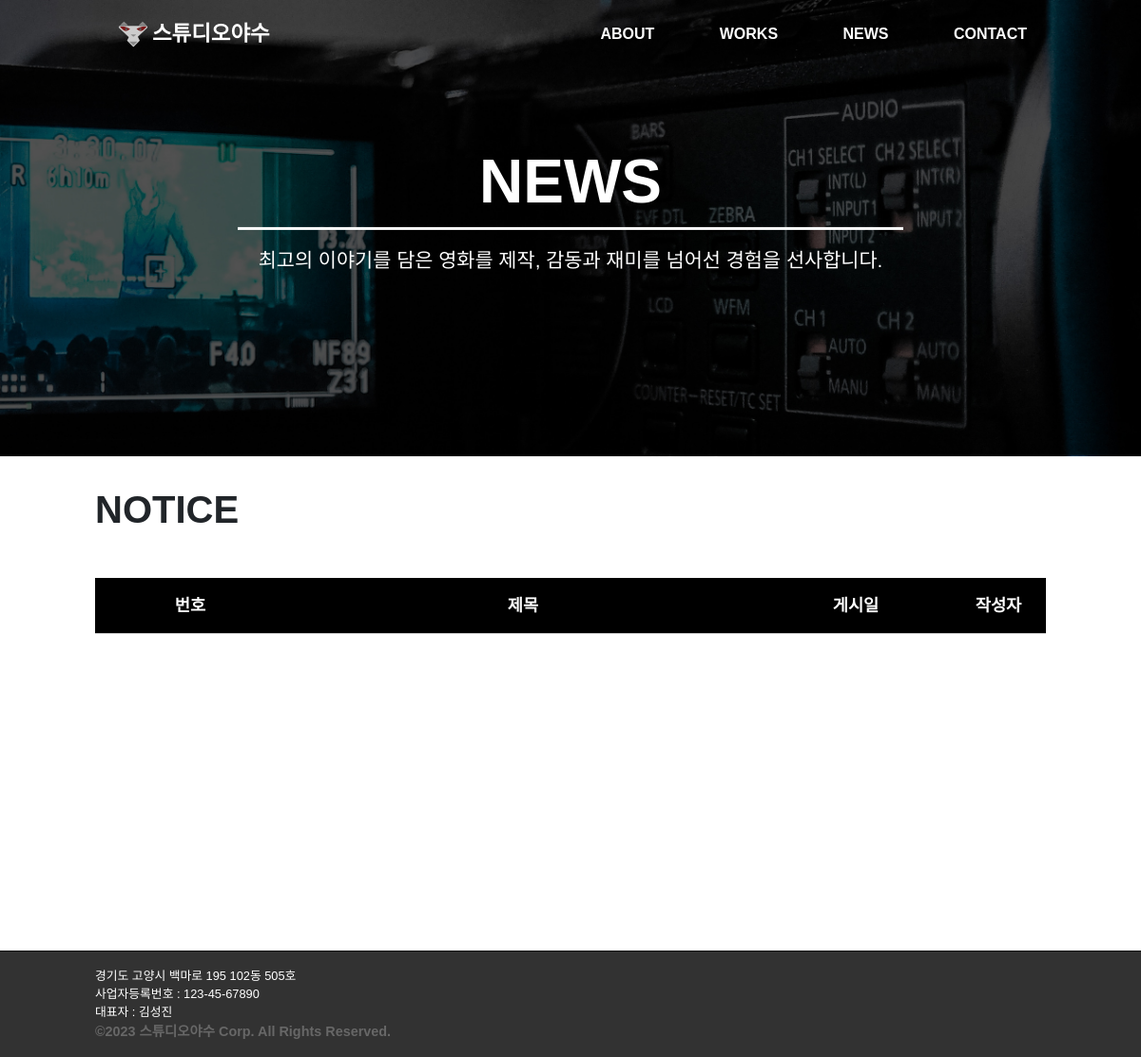
Before: /news/ with the older database file.
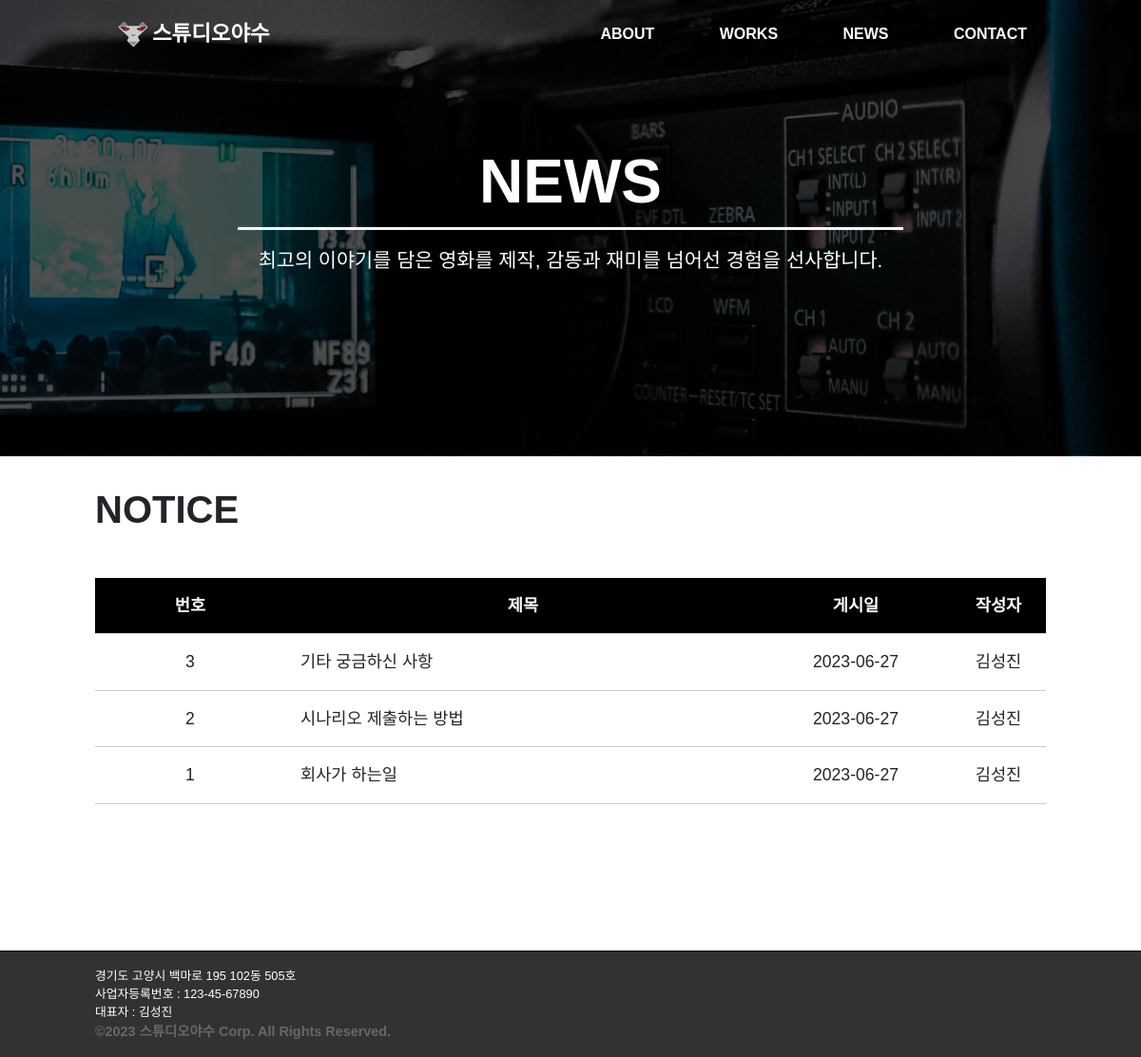
After: the same page with the newer database file.
### news/models.py (models this page shows, shortened)
class News(models.Model):
    subject = models.CharField(max_length=100)
    author = models.CharField(max_length=50)
    content = models.TextField()
    create_date = models.DateTimeField()

### news/views.py (the view)
# urls.py: path("news/", include("news.urls")),
def news(request):
    index = News.objects.all().order_by('-create_date')
    context = {'index': index}
    return render(request,'news/news.html', context)

### templates/news/news.html
{% extends 'base.html' %}
{% load static %}
{% block content %}
<div class="news_height">
  <div class="image-container">
      <img src="{% static 'img/backimg-01.jpg' %}" class="side-background" alt="배경 이미지">
      <div class="img_about_main">
        <div class="img_about_one">NEWS</div>
        <div class="img_about_two">최고의 이야기를 담은 영화를 제작, 감동과 재미를 넘어선 경험을 선사합니다.</div>
      </div>
  </div>
  <div class="about_animation">
    <h2 class="works_text_one">NOTICE</h2>
    <div class="news_container">
        <table class="news_table">
            <thead>
                <tr>
                    <th>번호</th>
                    <th>제목</th>
                    <th>게시일</th>
                    <th>작성자</th>
                </tr>
            </thead>
            <tbody>
                {% for news in index %}
                <tr onclick="location.href='{% url 'news:detail' news.id %}'">
                    <td>{{ forloop.revcounter }}</td>
                    <td>{{ news.subject }}</td>
                    <td>{{ news.create_date|date:"Y-m-d" }}</td>
                    <td>{{ news.author }}</td>
                </tr>
                {% endfor %}
            </tbody>
        </table>
    </div>
  </div>
</div>
{% endblock %}

### templates/base.html (shortened to what this page needs)
{% load static %}
<!doctype html>
<html lang="ko">
<head>
    <link href="https://cdn.jsdelivr.net/npm/bootstrap@5.3.0/dist/css/bootstrap.min.css" rel="stylesheet">
    <link rel="stylesheet" type="text/css" href="{% static 'css/index.css' %}">
    <link rel="stylesheet" type="text/css" href="{% static 'css/about.css' %}">
    <link rel="stylesheet" type="text/css" href="{% static 'css/works.css' %}">
    <link rel="stylesheet" type="text/css" href="{% static 'css/news.css' %}">
</head>
<body>
  <div class="navbar_main">
    <a class="navbar_logo" href="{% url 'about:index' %}">
        <img src="{% static 'img/logo.png' %}">
        <span style="vertical-align: middle;">스튜디오야수</span>
    </a>
    <div class="navbar_links">
        <a href="{% url 'about:about' %}">ABOUT</a>
        <a href="{% url 'works:works' %}">WORKS</a>
        <a href="{% url 'news:news' %}">NEWS</a>
        <a href="{% url 'contact:contact' %}">CONTACT</a>
    </div>
  </div>
    {% block content %}
    {% endblock %}
  <footer>
    <div class="footer_main">
      <div class="footer_text">
        <p>경기도 고양시 백마로 195 102동 505호</p>
        <span>사업자등록번호 : 123-45-67890</span>
        <span>대표자 : 김성진</span>
        <span class="footer_right">©2023 스튜디오야수 Corp. All Rights Reserved.</span>
      </div>
    </div>
  </footer>
</body>
</html>

### static/css/index.css (style rules this page uses)
body { margin: 0!important; padding: 0!important; font-family: 'Noto Sans KR', sans-serif; }
.image-container { position: relative; }
@media all and (min-width:1024px) { .navbar_main { position: fixed; top: 0; left: 0; width: 100%; display: flex; justify-content: space-between; align-items: center; padding: 1rem 0; color: #fff; z-index: 999; animation: navbarBottom 0.5s forwards } }
@media all and (min-width:1024px) { .navbar_links { margin-right: 10%; } }
@media all and (min-width:1024px) { .navbar_links a { text-decoration: none; color: #fff; margin-right: 4rem; font-size: 1rem; font-weight: 600; position: relative; padding: 0.5rem 0; } }
@media all and (min-width:1024px) { .navbar_links a:last-child { margin-right: 0; } }
@media all and (min-width:1024px) { .navbar_links a::before { content: ''; position: absolute; bottom: -1px; left: 50%; width: 0; height: 3px; background-color: #792626; transition: width 0.2s ease-in-out, left 0.2s ease-in-out; } }
@media all and (min-width:1024px) { .navbar_logo { margin-left: 10%; text-decoration: none; color: #fff; font-size: 1.4rem; font-weight: 700; display: flex; align-items: center; } }
@media all and (min-width:1024px) { .navbar_logo img { width: 40px; height: 40px; } }
@media all and (min-width:1024px) { .footer_main { border-top: 1px solid rgb(17, 17, 17); display: flex; justify-content: center; background-color: #323232; padding: 1rem 0; } }
@media all and (min-width:1024px) { .footer_text { display: flex; flex-direction: column; width: 1000px; } }
@media all and (min-width:1024px) { .footer_text p, .footer_text span { margin: 0; font-size: 0.8rem; color: #fff; } }
@media all and (min-width:1024px) { .footer_right { font-weight: 900; font-size: 0.9rem!important; color: #676767!important; } }

### static/css/about.css (style rules this page uses)
@media all and (min-width:1024px) { .about_animation { animation: riseFromBottom 0.5s forwards; } }
@media all and (min-width:1024px) { .side-background { width: 100%; height: 30rem; object-fit: cover; object-position: center; } }
@media all and (min-width:1024px) { .img_about_main { position: absolute; text-align: center; top: 45%; left: 50%; transform: translate(-50%, -50%); } }
@media all and (min-width:1024px) { .img_about_one { text-align: center; align-items: center; color: white; margin: 0 auto; font-size: 4rem; font-weight: 600; border-bottom: 3px solid white; width: 700px; } }
@media all and (min-width:1024px) { .img_about_two { text-align: center; color: white; font-size: 1.3rem; padding-top: 1rem; width: 1000px; } }

### static/css/works.css (style rules this page uses)
.works_text_one { font-size: 2.5rem; font-weight: 700; width: 1000px; margin: 2rem auto 0 auto; }

### static/css/news.css (style rules this page uses)
.news_height { height: 100vh; min-height: 1000px; }
.news_container { display: flex; flex-wrap: wrap; justify-content: left; width: 1000px; margin: 1rem auto; }
.news_table { width: 100%; border-collapse: collapse; margin-top: 2rem; font-size: 1.1rem; }
.news_table th, .news_table td { padding: 1rem; text-align: left; border-bottom: 1px solid #ccc; }
.news_table th { text-align: center; background-color: #000000; color: white; }
.news_table th:nth-child(1), .news_table td:nth-child(1) { width: 20%; text-align: center; }
.news_table th:nth-child(2), .news_table td:nth-child(2) { width: 50%; }
.news_table th:nth-child(3), .news_table td:nth-child(3) { width: 20%; text-align: center; }
.news_table th:nth-child(4), .news_table td:nth-child(4) { width: 10%; text-align: center; }

Changed rows visible on the page:
added News: subject "기타 궁금하신 사항", create_date "2023-06-27", author "김성진"
added News: subject "시나리오 제출하는 방법", create_date "2023-06-27", author "김성진"
added News: subject "회사가 하는일", create_date "2023-06-27", author "김성진"
